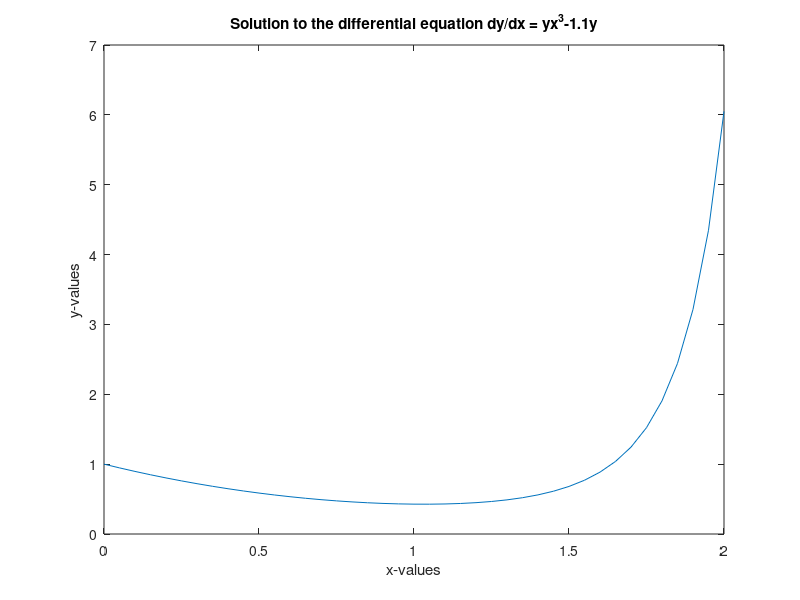

Here is the MATLAB script that generated this plot:
% ME 261 Homework 26
% Marco Gomez

clc
clear

dydx = @(x,y)y*(x^3)-1.1*y;
tspan = [0:.05:2];
[x,y] = ode45(dydx,tspan,1);
plot(x,y);
title('Solution to the differential equation dy/dx = yx^3-1.1y')
ylabel('y-values')
xlabel('x-values')